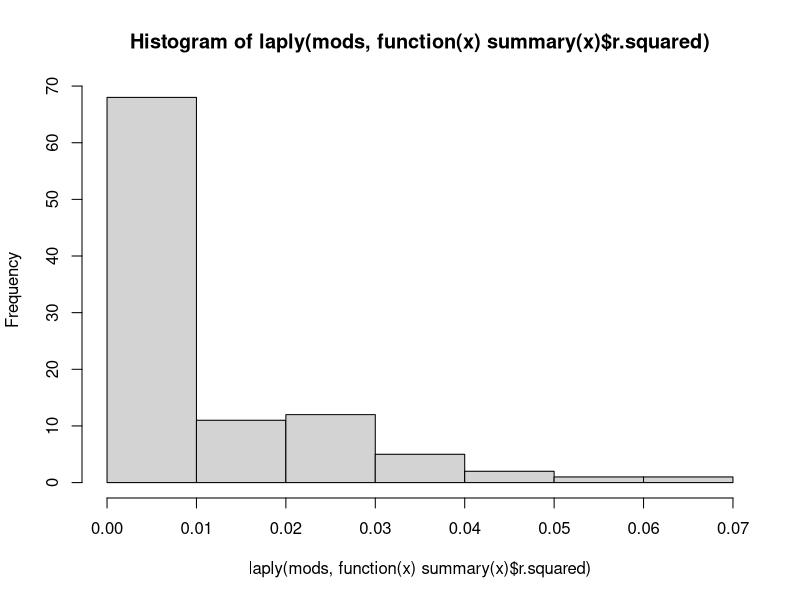

Generate this figure with R:
library(plyr)


### Name: rlply
### Title: Replicate expression and return results in a list.
### Aliases: rlply
### Keywords: manip

### ** Examples

mods <- rlply(100, lm(y ~ x, data=data.frame(x=rnorm(100), y=rnorm(100))))
hist(laply(mods, function(x) summary(x)$r.squared))
